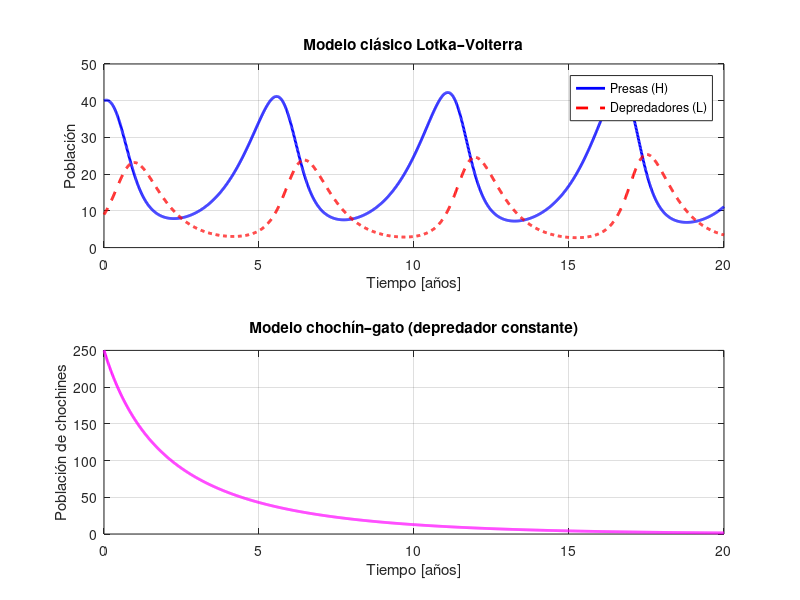

The MATLAB script that drew this image:
function comparar_modelos
% Comparación visual entre:
% (1) Modelo clásico de Lotka–Volterra (oscilatorio)
% (2) Modelo chochín–gato (depredador fijo)

%% PARÁMETROS COMUNES
T = 20;         % tiempo total (años)
dt = 0.01;      % paso de tiempo
N = floor(T/dt) + 1;
t = linspace(0, T, N);

%% (1) MODELO LOTKA–VOLTERRA
% Variables: H = presas (e.g., conejos), L = depredadores (e.g., zorros)
% Ecuaciones:
%   dH/dt = r*H - a*H*L
%   dL/dt = b*H*L - d*L

% Parámetros LV
r  = 1.0;
a  = 0.1;
b  = 0.075;
d  = 1.5;

% Condiciones iniciales
H = zeros(1, N);  L = zeros(1, N);
H(1) = 40;        L(1) = 9;

% Simulación
for k = 1:N-1
    dH = r * H(k) - a * H(k) * L(k);
    dL = b * H(k) * L(k) - d * L(k);
    H(k+1) = max(H(k) + dt * dH, 0);
    L(k+1) = max(L(k) + dt * dL, 0);
end

%% (2) MODELO CHOCHÍN–GATO
% Variable: x = chochines
% Ecuación:
%   dx/dt = r*x*(1 - x/K) - alpha*z*x

% Parámetros chochín
rc     = 0.4;
K      = 300;
alpha = 0.061;
z      = 10;

% Condición inicial
x = zeros(1, N);
x(1) = 250;

% Simulación
for k = 1:N-1
    dx = rc * x(k) * (1 - x(k)/K) - alpha * z * x(k);
    x(k+1) = max(x(k) + dt * dx, 0);
end

%% GRAFICAR COMPARACIÓN
figure;

subplot(2,1,1)
plot(t, H, 'b', 'LineWidth', 2); hold on;
plot(t, L, 'r--', 'LineWidth', 2);
xlabel('Tiempo [años]');
ylabel('Población');
title('Modelo clásico Lotka–Volterra');
legend('Presas (H)', 'Depredadores (L)');
grid on;

subplot(2,1,2)
plot(t, x, 'm', 'LineWidth', 2);
xlabel('Tiempo [años]');
ylabel('Población de chochines');
title('Modelo chochín–gato (depredador constante)');
grid on;

end
